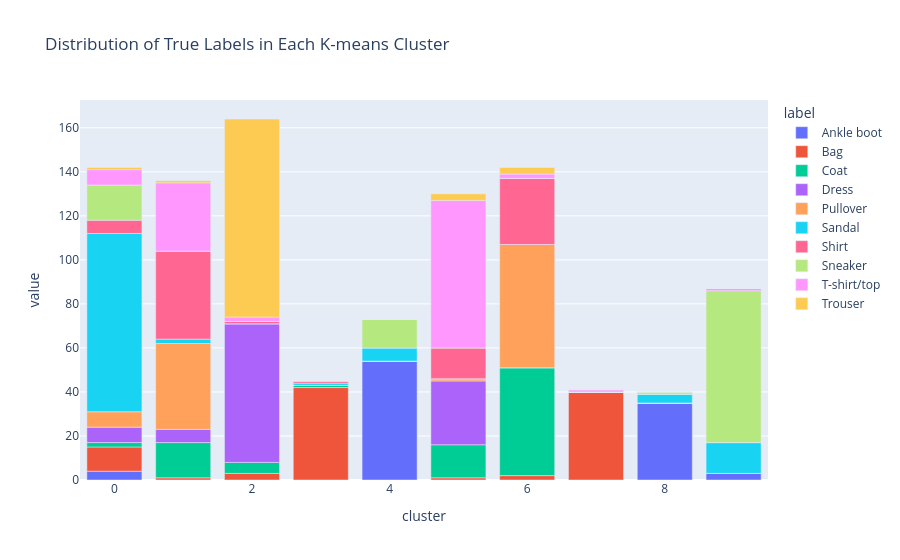

Write notebook code for a chart like this one.
### Markdown cell above
### Problem 2b: Evaluating K-means Clustering

K-means clustering groups data points into clusters based on their similarity. To evaluate how well the clustering algorithm has separated the classes, we can analyze the distribution of true labels within each cluster.

**Task:** 
1. Use the `kmeans_df` `DataFrame` to calculate the distribution of true labels (`label`) within each cluster (`cluster`).
2. Create a [stacked bar plot](https://plotly.com/python/bar-charts/) to visualize the label counts per cluster. Each bar should represent a cluster, and the segments of the bar should represent the counts of each label within that cluster.

**Hint:** If you are running into issues where there are bars “hidden” behind other ones in your Plotly bar chart, try making sure you use fillna(0) or unstack(fill_value=0) after grouping by your KMean clusters.

### Code cell
# TODO: Create a stacked bar plot of the label counts per cluster.
cluster_label_counts = kmeans_df.groupby(["cluster", "label"]).size().unstack(fill_value=0)

cluster_label_counts.plot(
    kind="bar",
    title="Distribution of True Labels in Each K-means Cluster"
)

### Figure 1 — Plotly figure (JSON) as saved in the notebook; plotly's stock layout.template omitted (floating-point values rounded to 4 significant figures)
{"data": [{"hovertemplate": "label=Ankle boot<br>cluster=%{x}<br>value=%{y}<extra></extra>", "legendgroup": "Ankle boot", "marker": {"color": "#636efa", "pattern": {"shape": ""}}, "name": "Ankle boot", "orientation": "v", "showlegend": true, "textposition": "auto", "type": "bar", "x": [0, 1, 2, 3, 4, 5, 6, 7, 8, 9], "xaxis": "x", "y": [4, 0, 0, 0, 54, 0, 0, 0, 35, 3], "yaxis": "y"}, {"hovertemplate": "label=Bag<br>cluster=%{x}<br>value=%{y}<extra></extra>", "legendgroup": "Bag", "marker": {"color": "#EF553B", "pattern": {"shape": ""}}, "name": "Bag", "orientation": "v", "showlegend": true, "textposition": "auto", "type": "bar", "x": [0, 1, 2, 3, 4, 5, 6, 7, 8, 9], "xaxis": "x", "y": [11, 1, 3, 42, 0, 1, 2, 40, 0, 0], "yaxis": "y"}, {"hovertemplate": "label=Coat<br>cluster=%{x}<br>value=%{y}<extra></extra>", "legendgroup": "Coat", "marker": {"color": "#00cc96", "pattern": {"shape": ""}}, "name": "Coat", "orientation": "v", "showlegend": true, "textposition": "auto", "type": "bar", "x": [0, 1, 2, 3, 4, 5, 6, 7, 8, 9], "xaxis": "x", "y": [2, 16, 5, 1, 0, 15, 49, 0, 0, 0], "yaxis": "y"}, {"hovertemplate": "label=Dress<br>cluster=%{x}<br>value=%{y}<extra></extra>", "legendgroup": "Dress", "marker": {"color": "#ab63fa", "pattern": {"shape": ""}}, "name": "Dress", "orientation": "v", "showlegend": true, "textposition": "auto", "type": "bar", "x": [0, 1, 2, 3, 4, 5, 6, 7, 8, 9], "xaxis": "x", "y": [7, 6, 63, 0, 0, 29, 0, 0, 0, 0], "yaxis": "y"}, {"hovertemplate": "label=Pullover<br>cluster=%{x}<br>value=%{y}<extra></extra>", "legendgroup": "Pullover", "marker": {"color": "#FFA15A", "pattern": {"shape": ""}}, "name": "Pullover", "orientation": "v", "showlegend": true, "textposition": "auto", "type": "bar", "x": [0, 1, 2, 3, 4, 5, 6, 7, 8, 9], "xaxis": "x", "y": [7, 39, 0, 0, 0, 1, 56, 0, 0, 0], "yaxis": "y"}, {"hovertemplate": "label=Sandal<br>cluster=%{x}<br>value=%{y}<extra></extra>", "legendgroup": "Sandal", "marker": {"color": "#19d3f3", "pattern": {"shape": ""}}, "name": "Sandal", "orientation": "v", "showlegend": true, "textposition": "auto", "type": "bar", "x": [0, 1, 2, 3, 4, 5, 6, 7, 8, 9], "xaxis": "x", "y": [81, 2, 0, 1, 6, 0, 0, 0, 4, 14], "yaxis": "y"}, {"hovertemplate": "label=Shirt<br>cluster=%{x}<br>value=%{y}<extra></extra>", "legendgroup": "Shirt", "marker": {"color": "#FF6692", "pattern": {"shape": ""}}, "name": "Shirt", "orientation": "v", "showlegend": true, "textposition": "auto", "type": "bar", "x": [0, 1, 2, 3, 4, 5, 6, 7, 8, 9], "xaxis": "x", "y": [6, 40, 1, 1, 0, 14, 30, 0, 0, 0], "yaxis": "y"}, {"hovertemplate": "label=Sneaker<br>cluster=%{x}<br>value=%{y}<extra></extra>", "legendgroup": "Sneaker", "marker": {"color": "#B6E880", "pattern": {"shape": ""}}, "name": "Sneaker", "orientation": "v", "showlegend": true, "textposition": "auto", "type": "bar", "x": [0, 1, 2, 3, 4, 5, 6, 7, 8, 9], "xaxis": "x", "y": [16, 0, 0, 0, 13, 0, 0, 0, 1, 69], "yaxis": "y"}, {"hovertemplate": "label=T-shirt/top<br>cluster=%{x}<br>value=%{y}<extra></extra>", "legendgroup": "T-shirt/top", "marker": {"color": "#FF97FF", "pattern": {"shape": ""}}, "name": "T-shirt/top", "orientation": "v", "showlegend": true, "textposition": "auto", "type": "bar", "x": [0, 1, 2, 3, 4, 5, 6, 7, 8, 9], "xaxis": "x", "y": [7, 31, 2, 0, 0, 67, 2, 1, 0, 1], "yaxis": "y"}, {"hovertemplate": "label=Trouser<br>cluster=%{x}<br>value=%{y}<extra></extra>", "legendgroup": "Trouser", "marker": {"color": "#FECB52", "pattern": {"shape": ""}}, "name": "Trouser", "orientation": "v", "showlegend": true, "textposition": "auto", "type": "bar", "x": [0, 1, 2, 3, 4, 5, 6, 7, 8, 9], "xaxis": "x", "y": [1, 1, 90, 0, 0, 3, 3, 0, 0, 0], "yaxis": "y"}], "layout": {"barmode": "relative", "legend": {"title": {"text": "label"}, "tracegroupgap": 0}, "title": {"text": "Distribution of True Labels in Each K-means Cluster"}, "xaxis": {"anchor": "y", "domain": [0, 1], "title": {"text": "cluster"}}, "yaxis": {"anchor": "x", "domain": [0, 1], "title": {"text": "value"}}}}
